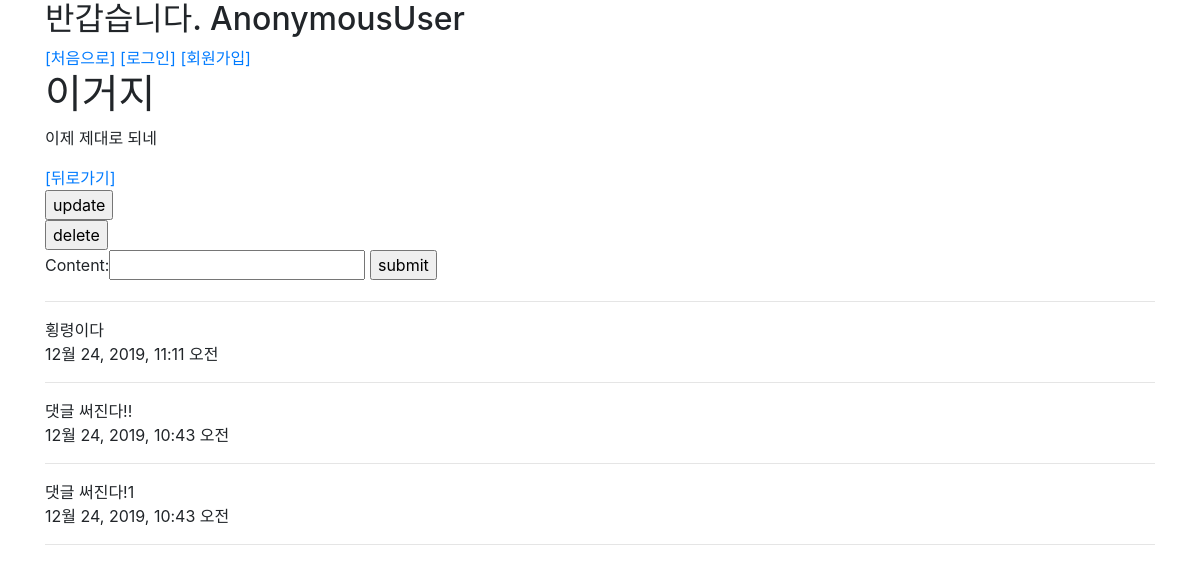
The app's page /articles/3/ with its own data.
### articles/models.py (models this page shows, shortened)
class Article(models.Model):
    title = models.CharField(max_length=50)
    content = models.TextField()
    created_at = models.DateTimeField(auto_now_add=True)
    updated_at = models.DateTimeField(auto_now=True)
    user = models.ForeignKey(settings.AUTH_USER_MODEL, on_delete=models.CASCADE)
    like_users = models.ManyToManyField(settings.AUTH_USER_MODEL, related_name='like_articles', blank=True)
    hashtags = models.ManyToManyField(Hashtag, blank=True)

class Comment(models.Model):
    article = models.ForeignKey(Article, on_delete=models.CASCADE)
    user = models.ForeignKey(settings.AUTH_USER_MODEL, on_delete=models.CASCADE)
    content = models.CharField(max_length=150)
    created_at = models.DateTimeField(auto_now_add=True)
    updated_at = models.DateTimeField(auto_now=True)
    class Meta:
        ordering = ('-pk',)

### articles/views.py (the view)
# urls.py: path('<int:article_pk>/', views.detail, name='detail'),
def detail(request, article_pk):
    article = get_object_or_404(Article, pk=article_pk)
    comments = article.comment_set.all()
    comment_form = CommentForm()
    context = {'article': article, 'comment_form': comment_form, 'comments': comments,}
    return render(request, 'articles/detail.html', context)

### articles/forms.py
class CommentForm(forms.ModelForm):
    class Meta:
        model = Comment
        fields = ('content',)

### articles/templates/articles/detail.html (shortened to what this page needs)
{% extends 'base.html' %}
{% block content %}
<h1>{{ article.title }}</h1>
<p>{{ article.content }}</p>
<a href="{% url 'articles:index' %}">[뒤로가기]</a>
<form action="{% url 'articles:update' article.pk %}">
<input type="submit" value="update">
</form>
<form action="{% url 'articles:delete' article.pk %}" method="POST">
<input type="submit" value="delete">
</form>
<form action="{% url 'articles:comment_create' article.pk %}" method="POST">
{{ comment_form }}
<input type="submit" value="submit">
</form>
<hr>
{% for comment in comments %}
  {{ comment.content }}<br>
  {{ comment.created_at }}
<hr>
{% endfor %}
{% endblock content %}

### records on screen
Article: title "이거지", content "이제 제대로 되네"
Comment: content "횡령이다", created_at "12월 24, 2019, 11:11 오전"
Comment: content "댓글 써진다!!", created_at "12월 24, 2019, 10:43 오전"
Comment: content "댓글 써진다!1", created_at "12월 24, 2019, 10:43 오전"

### other values on screen
{{ request.user }} "AnonymousUser"
